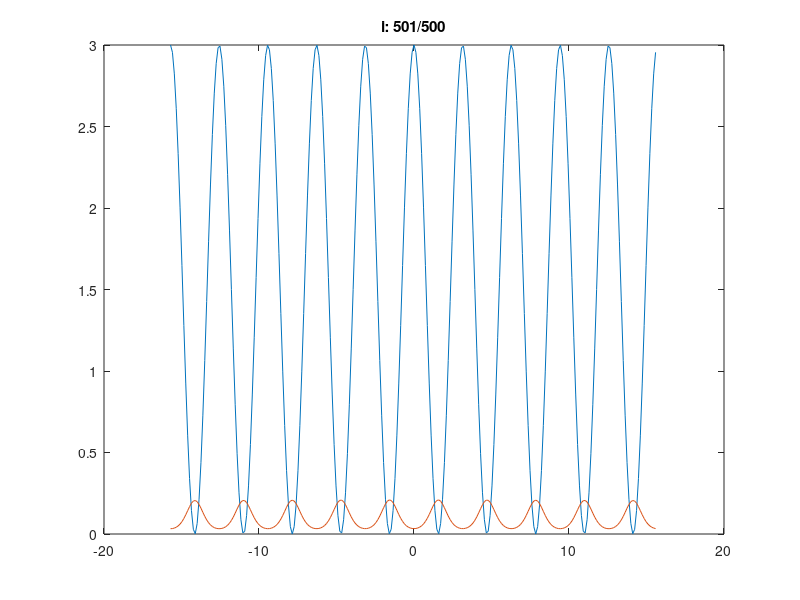

This chart was generated by the following MATLAB code:
t0 = 0;
tf = 500;
dt = 1;

nmeas = 1;

Lx=10*pi;
N=256;

dk = 2*pi/Lx;
dx = Lx/N;
x = -Lx/2:dx:Lx/2-dx;
k = [0:N/2-1 -N/2:-1]*2*pi/Lx;
t = t0:dt:tf;

Vx = @(x,u) 3*cos(x).^2;
Vk = @(k) 0.5 * k.^2;

Uxh = @(x,u) 	exp(-(Vx(x,u)*dt)/2);
Ux  = @(x,u) 	exp(-(Vx(x,u)*dt));
Uf  = @(k) 		exp(-(Vk(k)*dt));

phi0 = (1/Lx)*ones(size(x));
phi0 = exp(-x.^2/Lx);

phi = phi0;
phi = phi.*Uxh(x,phi);

psiF = fft(phi)*dx;
psiF = psiF.*Uf(k);
phi = ifft(psiF)/Lx;

nt = length(t);

figure(1);
for i = 1:nt
	phi = phi .* Ux(x,phi);
	psiF = fft(phi)*dx;
	psiF = psiF.*Uf(k);
	phi = ifft(psiF)/Lx;

	nn = sum(conj(phi) .* phi)*dx;
	phi = 1/sqrt(nn)*phi;

	if mod(i, nmeas) == 0
		phit = phi .* Uxh(x,phi);

		clf;
		plot(x, Vx(x,phit));
		hold on;
		plot(x, abs(phit));
		%plot(x, abs(phi_exact));
		hold off;
		title(sprintf('i: %d/%d', i,nt-1));

		drawnow;
	end
end

phi = phi .* Uxh(x,phi);
